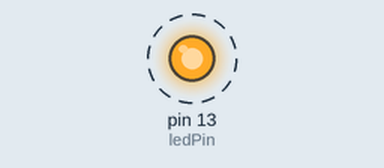
This sketch was run on a simulated Arduino Uno, built with avr-gcc and run on an emulated ATmega328P. On the bench: output pins drawn as LEDs (lit = HIGH). Dashed ring = blinking.

Above: at 0.2 s.
Timing chart, 0 to 3.0 s (numbered marks = the images above):
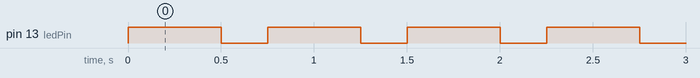

Measured:
- by itself, pin 13 (ledPin): alternates HIGH for 0.50 s and LOW for 0.25 s

The sketch:

ledBlink.ino
```cpp
int ledPin = 13;
int ledPin2= 14;

void setup() {
  pinMode(ledPin, OUTPUT);
  pinMode(ledPin, OUTPUT);
}

void loop() {
  digitalWrite(ledPin, HIGH);
  delay(500);
  digitalWrite(ledPin2, HIGH);
  digitalWrite(ledPin, LOW);
  delay(250);
  digitalWrite(ledPin2, LOW);
  Serial.println("It's never going to end is it?");
}
```
